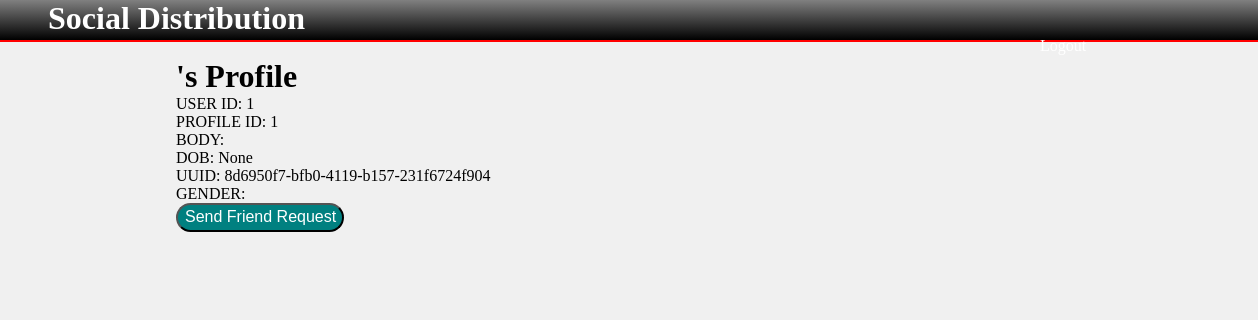
The page /author/admin/ on the database its author committed.
### authors/models.py (models this page shows, shortened)
class Profile(models.Model):
    uuid = models.CharField(max_length=36, default = uuid.uuid4)
    GENDER_CHOICES = (('M', 'Male'),
                      ('F', 'Female'))
    user = models.OneToOneField(User, editable=False)
    host = models.CharField(max_length=32, blank=True)
    displayname = models.CharField(max_length=128, blank=True)
    body = models.TextField(max_length=2048, blank=True)
    birthdate = models.DateField('birthdate',null=True, blank=True)
    gender = models.CharField(max_length=1, blank=True, choices=GENDER_CHOICES)
    image = models.ImageField(upload_to='profile_images', blank=True)
    github = models.CharField(max_length=39, blank=True)
    workspace = models.CharField(max_length=128, blank=True)
    school = models.CharField(max_length=128, blank=True)
    follows = models.ManyToManyField('self', blank=True, symmetrical=False, through='Follow')
    friends = models.ManyToManyField('self', blank=True)

### authors/views.py (the view)
# urls.py: url(r'^author/(?P<username>\w+)/$', views.author, name='author'),
def author(request, username):
    context = RequestContext(request)
    user = User.objects.get(username=username)
    profile = Profile.objects.get(user_id = user.id)
    return render(request, 'authors/author.html',{'profile':profile, 'user':user})

### templates/authors/author.html (shortened to what this page needs)
<!DOCTYPE html>
{% load static %}
<html>
<head>
    <link rel="stylesheet" href="{% static 'css/design.css' %}" />
</head>
<body>
    <div class="banner">
	<a href="/"><h1 class="white inline">Social Distribution</h1></a>
	<a class="pads" href="/logout"><p class="white inline">Logout</p></a>
    </div>
    <div class="margins center">
	<h1>{{user.first_name}} {{user.last_name}}'s Profile</h1>
	<div>
		<p>USER ID: {{profile.user_id}} </p>
	 	<p>PROFILE ID: {{profile.id}} </p>
	 	<p>BODY: {{profile.body}} </p>
	 	<p>DOB: {{profile.birthdate}} </p>
	 	<p>UUID: {{profile.uuid}} </p>
	 	<p>GENDER: {{profile.gender}}</p>
 	</div>
 	<div>
		<form method="POST" action="/friend_request/">
        <input type="submit" name="submit" value="Send Friend Request" />
    	</form>
    </div>
    </div>
</body>
<html>

### static/css/design.css (style rules this page uses)
.banner { background: linear-gradient(grey, black); width: 100%; height:2.5em; position: absolute; top: 0; left: 0; padding-left:3em; border-bottom: 0.15em solid red; }
.inline { display:inline; }
.pads { padding-left:62em; }
input[type="submit"] { -webkit-border-radius: 21; -moz-border-radius: 21; border-radius: 21px; font-family: Arial; color: #ffffff; font-size: 16px; background: #008080; padding: 3px 6px 4px 7px; text-decoration: none; }
.margins { margin-left:10em; margin-right:10em; margin-top:2.65em; }
.center { padding:1em; }
.white { color:white; }
* { margin: 0; padding: 0; }
html { background-color:#F0F0F0 ; }
a { color:blue; }
a:link { text-decoration: none; }

### rows shown on the page
Profile: user_id "1", id "1", birthdate "None", uuid "8d6950f7-bfb0-4119-b157-231f6724f904"
